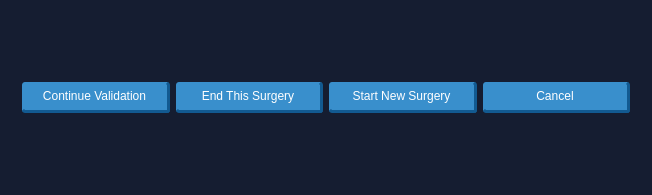
<?xml version="1.0" encoding="UTF-8"?>
<ui version="4.0">
 <class>SCBDentalClosingDialog</class>
 <widget class="QDialog" name="SCBDentalClosingDialog">
  <property name="geometry">
   <rect>
    <x>0</x>
    <y>0</y>
    <width>652</width>
    <height>195</height>
   </rect>
  </property>
  <property name="windowTitle">
   <string>SCBDentalNewImplant</string>
  </property>
  <property name="styleSheet">
   <string notr="true">QWidget{
        background-color:#151d31}</string>
  </property>
  <layout class="QHBoxLayout" name="horizontalLayout">
   <item>
    <widget class="QStackedWidget" name="stackedWidget">
     <property name="currentIndex">
      <number>0</number>
     </property>
     <widget class="QWidget" name="page">
      <layout class="QHBoxLayout" name="horizontalLayout_2">
       <item>
        <widget class="QPushButton" name="pushButtonContinueValidation">
         <property name="styleSheet">
          <string notr="true">QPushButton{
padding:7px 20px 7px 20px;
outline:none;
background-color: #398fcc;
border-radius:3px; 
border-top: none;
border-left: none;
border-right: 3px  solid #125a91;
border-bottom: 3px  solid #125a91;
color:rgb(255, 255, 255);
}

QPushButton:hover{ 
background-color:#2fa2f4; 
color: white; 
}

QPushButton:pressed
{ 
background-color: #398fcc;
border:none;
}


/*
QPushButton {
color: #333;
border: 2px solid #555;
border-radius: 11px;
padding: 5px;
background: qradialgradient(cx: 0.3, cy: -0.4,
fx: 0.3, fy: -0.4,
radius: 1.35, stop: 0 #fff, stop: 1 #888);
min-width: 80px;
}

QPushButton:hover {
background: qradialgradient(cx: 0.3, cy: -0.4,
fx: 0.3, fy: -0.4,
radius: 1.35, stop: 0 #fff, stop: 1 #bbb);
}

QPushButton:pressed {
background: qradialgradient(cx: 0.4, cy: -0.1,
fx: 0.4, fy: -0.1,
radius: 1.35, stop: 0 #fff, stop: 1 #ddd);
}
*/</string>
         </property>
         <property name="text">
          <string>Continue Validation</string>
         </property>
        </widget>
       </item>
       <item>
        <widget class="QPushButton" name="pushButtonEndThisSurgery">
         <property name="styleSheet">
          <string notr="true">QPushButton{
padding:7px 20px 7px 20px;
outline:none;
background-color: #398fcc;
border-radius:3px; 
border-top: none;
border-left: none;
border-right: 3px  solid #125a91;
border-bottom: 3px  solid #125a91;
color:rgb(255, 255, 255);
}

QPushButton:hover{ 
background-color:#2fa2f4; 
color: white; 
}

QPushButton:pressed
{ 
background-color: #398fcc;
border:none;
}


/*
QPushButton {
color: #333;
border: 2px solid #555;
border-radius: 11px;
padding: 5px;
background: qradialgradient(cx: 0.3, cy: -0.4,
fx: 0.3, fy: -0.4,
radius: 1.35, stop: 0 #fff, stop: 1 #888);
min-width: 80px;
}

QPushButton:hover {
background: qradialgradient(cx: 0.3, cy: -0.4,
fx: 0.3, fy: -0.4,
radius: 1.35, stop: 0 #fff, stop: 1 #bbb);
}

QPushButton:pressed {
background: qradialgradient(cx: 0.4, cy: -0.1,
fx: 0.4, fy: -0.1,
radius: 1.35, stop: 0 #fff, stop: 1 #ddd);
}
*/</string>
         </property>
         <property name="text">
          <string>End This Surgery</string>
         </property>
        </widget>
       </item>
       <item>
        <widget class="QPushButton" name="pushButtonStartNewSurgery">
         <property name="styleSheet">
          <string notr="true">QPushButton{
padding:7px 20px 7px 20px;
outline:none;
background-color: #398fcc;
border-radius:3px; 
border-top: none;
border-left: none;
border-right: 3px  solid #125a91;
border-bottom: 3px  solid #125a91;
color:rgb(255, 255, 255);
}

QPushButton:hover{ 
background-color:#2fa2f4; 
color: white; 
}

QPushButton:pressed
{ 
background-color: #398fcc;
border:none;
}


/*
QPushButton {
color: #333;
border: 2px solid #555;
border-radius: 11px;
padding: 5px;
background: qradialgradient(cx: 0.3, cy: -0.4,
fx: 0.3, fy: -0.4,
radius: 1.35, stop: 0 #fff, stop: 1 #888);
min-width: 80px;
}

QPushButton:hover {
background: qradialgradient(cx: 0.3, cy: -0.4,
fx: 0.3, fy: -0.4,
radius: 1.35, stop: 0 #fff, stop: 1 #bbb);
}

QPushButton:pressed {
background: qradialgradient(cx: 0.4, cy: -0.1,
fx: 0.4, fy: -0.1,
radius: 1.35, stop: 0 #fff, stop: 1 #ddd);
}
*/</string>
         </property>
         <property name="text">
          <string>Start New Surgery</string>
         </property>
        </widget>
       </item>
       <item>
        <widget class="QPushButton" name="pushButtonCancel">
         <property name="styleSheet">
          <string notr="true">QPushButton{
padding:7px 20px 7px 20px;
outline:none;
background-color: #398fcc;
border-radius:3px; 
border-top: none;
border-left: none;
border-right: 3px  solid #125a91;
border-bottom: 3px  solid #125a91;
color:rgb(255, 255, 255);
}

QPushButton:hover{ 
background-color:#2fa2f4; 
color: white; 
}

QPushButton:pressed
{ 
background-color: #398fcc;
border:none;
}


/*
QPushButton {
color: #333;
border: 2px solid #555;
border-radius: 11px;
padding: 5px;
background: qradialgradient(cx: 0.3, cy: -0.4,
fx: 0.3, fy: -0.4,
radius: 1.35, stop: 0 #fff, stop: 1 #888);
min-width: 80px;
}

QPushButton:hover {
background: qradialgradient(cx: 0.3, cy: -0.4,
fx: 0.3, fy: -0.4,
radius: 1.35, stop: 0 #fff, stop: 1 #bbb);
}

QPushButton:pressed {
background: qradialgradient(cx: 0.4, cy: -0.1,
fx: 0.4, fy: -0.1,
radius: 1.35, stop: 0 #fff, stop: 1 #ddd);
}
*/</string>
         </property>
         <property name="text">
          <string>Cancel</string>
         </property>
        </widget>
       </item>
      </layout>
     </widget>
     <widget class="QWidget" name="page_2">
      <layout class="QHBoxLayout" name="horizontalLayout_3">
       <item>
        <widget class="QPushButton" name="pushButtonCollapse">
         <property name="styleSheet">
          <string notr="true">QPushButton{
padding:7px 20px 7px 20px;
outline:none;
background-color: #398fcc;
border-radius:3px; 
border-top: none;
border-left: none;
border-right: 3px  solid #125a91;
border-bottom: 3px  solid #125a91;
color:rgb(255, 255, 255);
}

QPushButton:hover{ 
background-color:#2fa2f4; 
color: white; 
}

QPushButton:pressed
{ 
background-color: #398fcc;
border:none;
}

QPushButton:checked
{ 
padding:7px 20px 7px 20px;
background-color: #2fa2f4;
border-top: none;
border-left: none;
border-right: 3px  solid #2fa2f4;
border-bottom: 3px  solid #2fa2f4;
font:bold;
}


/*
QPushButton {
color: #333;
border: 2px solid #555;
border-radius: 11px;
padding: 5px;
background: qradialgradient(cx: 0.3, cy: -0.4,
fx: 0.3, fy: -0.4,
radius: 1.35, stop: 0 #fff, stop: 1 #888);
min-width: 80px;
}

QPushButton:hover {
background: qradialgradient(cx: 0.3, cy: -0.4,
fx: 0.3, fy: -0.4,
radius: 1.35, stop: 0 #fff, stop: 1 #bbb);
}

QPushButton:pressed {
background: qradialgradient(cx: 0.4, cy: -0.1,
fx: 0.4, fy: -0.1,
radius: 1.35, stop: 0 #fff, stop: 1 #ddd);
}
*/</string>
         </property>
         <property name="text">
          <string>Collapse</string>
         </property>
         <property name="checkable">
          <bool>true</bool>
         </property>
         <property name="checked">
          <bool>false</bool>
         </property>
        </widget>
       </item>
       <item>
        <widget class="QPushButton" name="pushButtonShutDown">
         <property name="styleSheet">
          <string notr="true">QPushButton{
padding:7px 20px 7px 20px;
outline:none;
background-color: #398fcc;
border-radius:3px; 
border-top: none;
border-left: none;
border-right: 3px  solid #125a91;
border-bottom: 3px  solid #125a91;
color:rgb(255, 255, 255);
}

QPushButton:hover{ 
background-color:#2fa2f4; 
color: white; 
}

QPushButton:pressed
{ 
background-color: #398fcc;
border:none;
}


/*
QPushButton {
color: #333;
border: 2px solid #555;
border-radius: 11px;
padding: 5px;
background: qradialgradient(cx: 0.3, cy: -0.4,
fx: 0.3, fy: -0.4,
radius: 1.35, stop: 0 #fff, stop: 1 #888);
min-width: 80px;
}

QPushButton:hover {
background: qradialgradient(cx: 0.3, cy: -0.4,
fx: 0.3, fy: -0.4,
radius: 1.35, stop: 0 #fff, stop: 1 #bbb);
}

QPushButton:pressed {
background: qradialgradient(cx: 0.4, cy: -0.1,
fx: 0.4, fy: -0.1,
radius: 1.35, stop: 0 #fff, stop: 1 #ddd);
}
*/</string>
         </property>
         <property name="text">
          <string>Shut Down</string>
         </property>
        </widget>
       </item>
       <item>
        <widget class="QPushButton" name="pushButtonCancel2">
         <property name="styleSheet">
          <string notr="true">QPushButton{
padding:7px 20px 7px 20px;
outline:none;
background-color: #398fcc;
border-radius:3px; 
border-top: none;
border-left: none;
border-right: 3px  solid #125a91;
border-bottom: 3px  solid #125a91;
color:rgb(255, 255, 255);
}

QPushButton:hover{ 
background-color:#2fa2f4; 
color: white; 
}

QPushButton:pressed
{ 
background-color: #398fcc;
border:none;
}


/*
QPushButton {
color: #333;
border: 2px solid #555;
border-radius: 11px;
padding: 5px;
background: qradialgradient(cx: 0.3, cy: -0.4,
fx: 0.3, fy: -0.4,
radius: 1.35, stop: 0 #fff, stop: 1 #888);
min-width: 80px;
}

QPushButton:hover {
background: qradialgradient(cx: 0.3, cy: -0.4,
fx: 0.3, fy: -0.4,
radius: 1.35, stop: 0 #fff, stop: 1 #bbb);
}

QPushButton:pressed {
background: qradialgradient(cx: 0.4, cy: -0.1,
fx: 0.4, fy: -0.1,
radius: 1.35, stop: 0 #fff, stop: 1 #ddd);
}
*/</string>
         </property>
         <property name="text">
          <string>Cancel</string>
         </property>
        </widget>
       </item>
      </layout>
     </widget>
    </widget>
   </item>
  </layout>
 </widget>
 <layoutdefault spacing="6" margin="11"/>
 <resources/>
 <connections/>
</ui>
